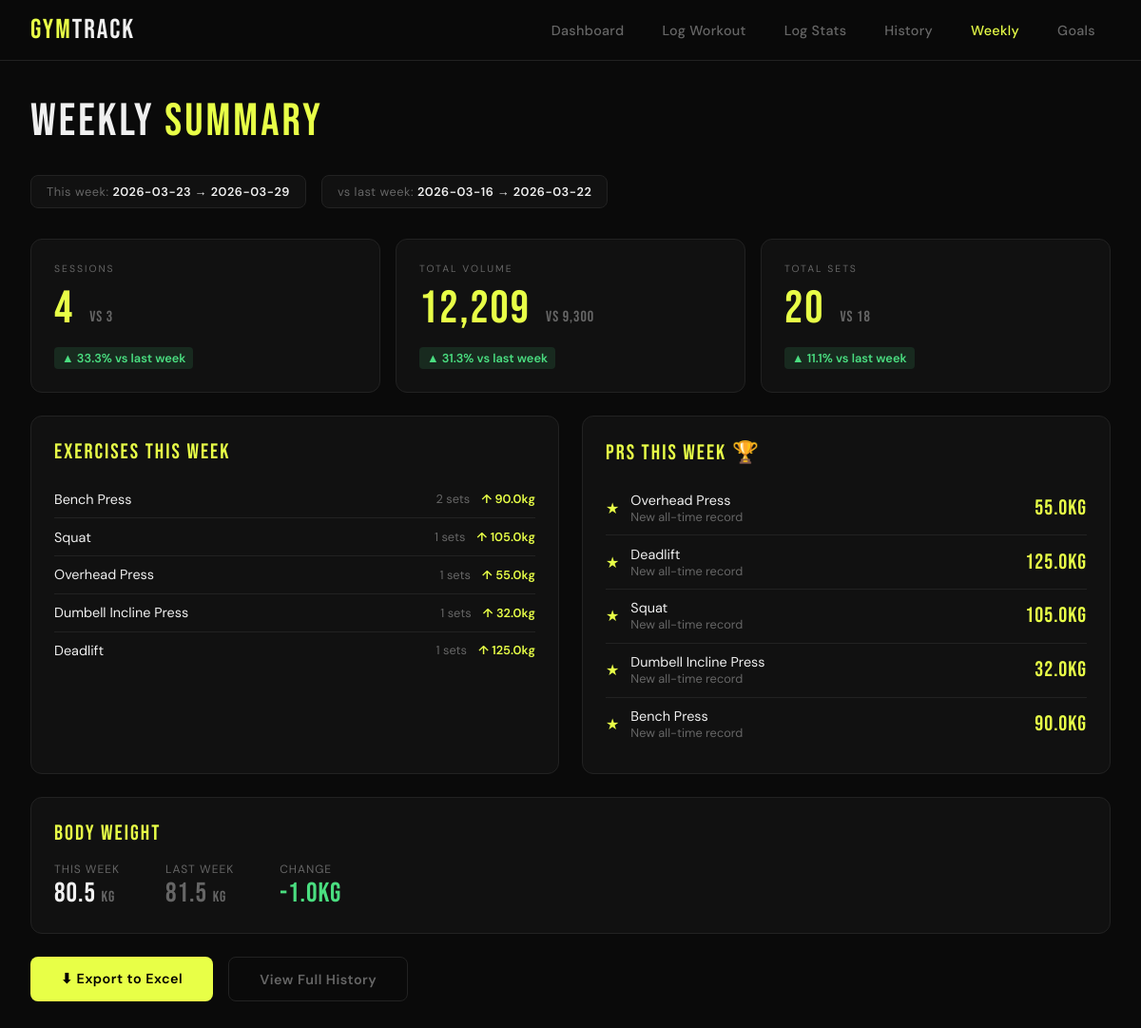
The page /weekly on the database its author committed.
### tables this page shows
CREATE TABLE workouts (
            id INTEGER PRIMARY KEY AUTOINCREMENT,
            date TEXT NOT NULL,
            exercise TEXT NOT NULL,
            sets INTEGER,
            reps INTEGER,
            weight_kg REAL,
            notes TEXT,
            created_at TEXT DEFAULT CURRENT_TIMESTAMP
        );

CREATE TABLE body_stats (
            id INTEGER PRIMARY KEY AUTOINCREMENT,
            date TEXT NOT NULL,
            weight_kg REAL,
            body_fat_pct REAL,
            notes TEXT,
            created_at TEXT DEFAULT CURRENT_TIMESTAMP
        );

### app.py (the view)
@app.route("/weekly")
def weekly():
    conn = get_db()
    today      = datetime.now()
    week_start = today - timedelta(days=today.weekday())   # Monday
    prev_start = week_start - timedelta(days=7)
    def week_range(start):
        return start.strftime("%Y-%m-%d"), (start + timedelta(days=6)).strftime("%Y-%m-%d")
    cur_from,  cur_to  = week_range(week_start)
    prev_from, prev_to = week_range(prev_start)
    def week_stats(d_from, d_to):
        sessions = conn.execute(
            "SELECT COUNT(DISTINCT date) FROM workouts WHERE date BETWEEN ? AND ?",
            (d_from, d_to)
        ).fetchone()[0]
        total_sets = conn.execute(
            "SELECT COALESCE(SUM(sets),0) FROM workouts WHERE date BETWEEN ? AND ?",
            (d_from, d_to)
        ).fetchone()[0]
        total_volume = conn.execute(
            """SELECT COALESCE(SUM(sets * reps * weight_kg), 0)
               FROM workouts WHERE date BETWEEN ? AND ? AND weight_kg > 0""",
            (d_from, d_to)
        ).fetchone()[0]
        prs = conn.execute(
            """SELECT w.exercise, w.weight_kg, w.date
               FROM workouts w
               WHERE w.date BETWEEN ? AND ? AND w.weight_kg > 0
               AND w.weight_kg = (
                   SELECT MAX(w2.weight_kg) FROM workouts w2
                   WHERE w2.exercise = w.exercise AND w2.date <= ?
               )
               AND NOT EXISTS (
                   SELECT 1 FROM workouts w3
                   WHERE w3.exercise = w.exercise
                   AND w3.weight_kg >= w.weight_kg
                   AND w3.date < ?
               )""",
            (d_from, d_to, d_to, d_from)
        ).fetchall()
        exercises = conn.execute(
            """SELECT exercise, COUNT(*) as cnt, MAX(weight_kg) as top_weight
               FROM workouts WHERE date BETWEEN ? AND ?
               GROUP BY exercise ORDER BY cnt DESC""",
            (d_from, d_to)
        ).fetchall()
        body = conn.execute(
            "SELECT weight_kg FROM body_stats WHERE date BETWEEN ? AND ? ORDER BY date DESC LIMIT 1",
            (d_from, d_to)
        ).fetchone()
        return dict(
            sessions=sessions, total_sets=total_sets,
            total_volume=round(total_volume),
            prs=prs, exercises=exercises,
            body_weight=body["weight_kg"] if body else None
        )
    cur  = week_stats(cur_from,  cur_to)
    prev = week_stats(prev_from, prev_to)
    def delta(a, b):
        if b == 0: return None
        return round(((a - b) / b) * 100, 1)
    comparison = dict(
        sessions = delta(cur["sessions"],     prev["sessions"]),
        volume   = delta(cur["total_volume"], prev["total_volume"]),
        sets     = delta(cur["total_sets"],   prev["total_sets"]),
    )
    conn.close()
    return render_template("weekly.html",
        cur=cur, prev=prev, comparison=comparison,
        cur_from=cur_from, cur_to=cur_to,
        prev_from=prev_from, prev_to=prev_to
    )

### app.py (called while the page is built)
def get_db():
    conn = sqlite3.connect(DB_PATH)
    conn.row_factory = sqlite3.Row
    return conn

### templates/weekly.html (shortened to what this page needs)
{% extends "base.html" %}
{% block content %}
<div class="page-title">WEEKLY <span>SUMMARY</span></div>
<div class="week-header">
    <div class="week-label">This week: <span>{{ cur_from }} → {{ cur_to }}</span></div>
    <div class="week-label">vs last week: <span>{{ prev_from }} → {{ prev_to }}</span></div>
</div>
<div class="comparison-grid">
    {% set metrics = [
        ("Sessions", cur.sessions, prev.sessions, comparison.sessions, "days"),
        ("Total Volume", cur.total_volume, prev.total_volume, comparison.volume, "kg"),
        ("Total Sets",   cur.total_sets,   prev.total_sets,   comparison.sets,   "sets"),
    ] %}
    {% for label, cur_val, prev_val, delta_pct, unit in metrics %}
    <div class="cmp-card">
        <div class="label">{{ label }}</div>
        <div class="cmp-row">
            <div class="cmp-val">{{ "{:,}".format(cur_val) }}</div>
            <div class="cmp-prev">vs {{ "{:,}".format(prev_val) }}</div>
        </div>
        {% if delta_pct is not none %}
            {% if delta_pct > 0 %}
                <div class="delta up">▲ {{ delta_pct }}% vs last week</div>
            {% elif delta_pct < 0 %}
                <div class="delta down">▼ {{ (delta_pct * -1) }}% vs last week</div>
            {% else %}
                <div class="delta flat">= same as last week</div>
            {% endif %}
        {% else %}
            <div class="delta flat">no previous data</div>
        {% endif %}
    </div>
    {% endfor %}
</div>
<div class="two-col">
    <div class="card">
        <div class="section-title">Exercises This Week</div>
        {% if cur.exercises %}
            {% for ex in cur.exercises %}
            <div class="ex-row">
                <span class="ex-name">{{ ex.exercise }}</span>
                <div class="ex-meta">
                    <span>{{ ex.cnt }} sets</span>
                    {% if ex.top_weight %}
                    <span class="highlight">↑ {{ ex.top_weight }}kg</span>
                    {% endif %}
                </div>
            </div>
            {% endfor %}
        {% else %}
            <div class="no-data">No workouts logged this week yet.</div>
        {% endif %}
    </div>
    <div class="card">
        <div class="section-title">PRs This Week 🏆</div>
        {% if cur.prs %}
            {% for pr in cur.prs %}
            <div class="pr-row">
                <div class="pr-star">★</div>
                <div class="pr-info">
                    <div class="ex">{{ pr.exercise }}</div>
                    <div class="wt">New all-time record</div>
                </div>
                <div class="pr-badge">{{ pr.weight_kg }}kg</div>
            </div>
            {% endfor %}
        {% else %}
            <div class="no-data">No new PRs this week — keep pushing!</div>
        {% endif %}
    </div>
</div>
{% if cur.body_weight or prev.body_weight %}
<div class="card" style="margin-bottom: 1.5rem;">
    <div class="section-title">Body Weight</div>
    <div style="display: flex; gap: 3rem;">
        <div>
            <div class="bw-label">This Week</div>
            <div class="bw-val">{{ "%.1f"|format(cur.body_weight) if cur.body_weight else "—" }} <span style="font-size:1rem; color: var(--muted)">kg</span></div>
        </div>
        <div>
            <div class="bw-label">Last Week</div>
            <div class="bw-val" style="color: var(--muted)">{{ "%.1f"|format(prev.body_weight) if prev.body_weight else "—" }} <span style="font-size:1rem;">kg</span></div>
        </div>
        {% if cur.body_weight and prev.body_weight %}
        <div>
            <div class="bw-label">Change</div>
            {% set bw_delta = cur.body_weight - prev.body_weight %}
            <div class="bw-val" style="color: {% if bw_delta < 0 %}#4ade80{% elif bw_delta > 0 %}#f87171{% else %}var(--muted){% endif %}">
                {{ "%+.1f"|format(bw_delta) }}kg
            </div>
        </div>
        {% endif %}
    </div>
</div>
{% endif %}
<div style="display: flex; gap: 1rem;">
    <a href="{{ url_for('export_excel') }}" class="btn">⬇ Export to Excel</a>
    <a href="{{ url_for('history') }}" class="btn btn-ghost">View Full History</a>
</div>
{% endblock %}

### templates/base.html (style rules this page uses)
:root { --bg: #0a0a0a; --surface: #111111; --surface2: #1a1a1a; --border: #222222; --accent: #e8ff47; --accent2: #ff6b35; --text: #f0f0f0; --muted: #666666; --success: #4ade80; }
* { margin: 0; padding: 0; box-sizing: border-box; }
body { background: var(--bg); color: var(--text); font-family: 'DM Sans', sans-serif; font-weight: 400; min-height: 100vh; }
.page-title { font-family: 'Bebas Neue', sans-serif; font-size: 3rem; letter-spacing: 3px; margin-bottom: 2rem; line-height: 1; }
.page-title span { color: var(--accent); }
.card { background: var(--surface); border: 1px solid var(--border); border-radius: 12px; padding: 1.5rem; }
.btn { display: inline-block; padding: 0.85rem 2rem; background: var(--accent); color: #000; border: none; border-radius: 8px; font-family: 'DM Sans', sans-serif; font-weight: 600; font-size: 0.9rem; cursor: pointer; letter-spacing: 0.5px; transition: all 0.15s; text-decoration: none; }
.btn-ghost { background: transparent; color: var(--muted); border: 1px solid var(--border); }

### templates/weekly.html (style rules this page uses)
.week-header { display: flex; gap: 1rem; margin-bottom: 2rem; align-items: center; flex-wrap: wrap; }
.week-label { background: var(--surface); border: 1px solid var(--border); border-radius: 8px; padding: 0.5rem 1rem; font-size: 0.8rem; color: var(--muted); letter-spacing: 0.5px; }
.week-label span { color: var(--text); font-weight: 600; }
.comparison-grid { display: grid; grid-template-columns: repeat(3, 1fr); gap: 1rem; margin-bottom: 1.5rem; }
.cmp-card { background: var(--surface); border: 1px solid var(--border); border-radius: 12px; padding: 1.5rem; }
.cmp-card .label { font-size: 0.65rem; letter-spacing: 2px; text-transform: uppercase; color: var(--muted); margin-bottom: 0.75rem; }
.cmp-row { display: flex; align-items: flex-end; gap: 1rem; margin-bottom: 0.5rem; }
.cmp-val { font-family: 'Bebas Neue', sans-serif; font-size: 3rem; letter-spacing: 2px; line-height: 1; color: var(--accent); }
.cmp-prev { font-size: 1rem; color: var(--muted); padding-bottom: 0.4rem; font-family: 'Bebas Neue', sans-serif; letter-spacing: 1px; }
.delta { display: inline-flex; align-items: center; gap: 0.25rem; font-size: 0.8rem; font-weight: 600; padding: 0.2rem 0.5rem; border-radius: 4px; margin-top: 0.5rem; }
.delta.up { background: rgba(74,222,128,0.12); color: #4ade80; }
.section-title { font-family: 'Bebas Neue', sans-serif; font-size: 1.4rem; letter-spacing: 2px; color: var(--accent); margin-bottom: 1rem; }
.two-col { display: grid; grid-template-columns: 1fr 1fr; gap: 1.5rem; margin-bottom: 1.5rem; }
.ex-row { display: flex; align-items: center; justify-content: space-between; padding: 0.65rem 0; border-bottom: 1px solid var(--border); }
.ex-row:last-child { border-bottom: none; }
.ex-name { font-size: 0.9rem; }
.ex-meta { display: flex; gap: 0.75rem; font-size: 0.8rem; color: var(--muted); }
.ex-meta .highlight { color: var(--accent); font-weight: 600; }
.pr-row { display: flex; align-items: center; gap: 0.75rem; padding: 0.65rem 0; border-bottom: 1px solid var(--border); }
.pr-row:last-child { border-bottom: none; }
.pr-star { color: var(--accent); font-size: 1rem; }
.pr-info { flex: 1; }
.pr-info .ex { font-size: 0.9rem; }
.pr-info .wt { font-size: 0.8rem; color: var(--muted); }
.pr-badge { font-family: 'Bebas Neue', sans-serif; font-size: 1.4rem; color: var(--accent); letter-spacing: 1px; }
.bw-label { font-size: 0.75rem; text-transform: uppercase; letter-spacing: 1px; color: var(--muted); }
.bw-val { font-family: 'Bebas Neue', sans-serif; font-size: 1.8rem; letter-spacing: 1px; color: var(--text); }

### rows shown on the page
workouts: exercise "Bench Press", cnt "2", top_weight "90.0", weight_kg "90.0"
workouts: exercise "Overhead Press", cnt "1", top_weight "55.0", weight_kg "55.0"
workouts: exercise "Dumbell Incline Press", cnt "1", top_weight "32.0", weight_kg "32.0"
workouts: exercise "Deadlift", weight_kg "125.0"
workouts: exercise "Squat", weight_kg "105.0"
body_stats: weight_kg "80.5"
body_stats: weight_kg "81.5"

### other values the page prints
{{ cur_from }} "2026-03-23"
{{ cur_to }} "2026-03-29"
{{ prev_from }} "2026-03-16"
{{ prev_to }} "2026-03-22"
{{ label }} "SESSIONS" "TOTAL VOLUME" "TOTAL SETS"
{{ "{:,}".format(cur_val) }} "4" "12,209" "20"
{{ "{:,}".format(prev_val) }} "3" "9,300" "18"
{{ delta_pct }} "33.3" "31.3" "11.1"
{{ ex.exercise }} "Squat" "Deadlift"
{{ ex.cnt }} "1" "1"
{{ ex.top_weight }} "105.0" "125.0"
{{ "%+.1f"|format(bw_delta) }} "-1.0"
